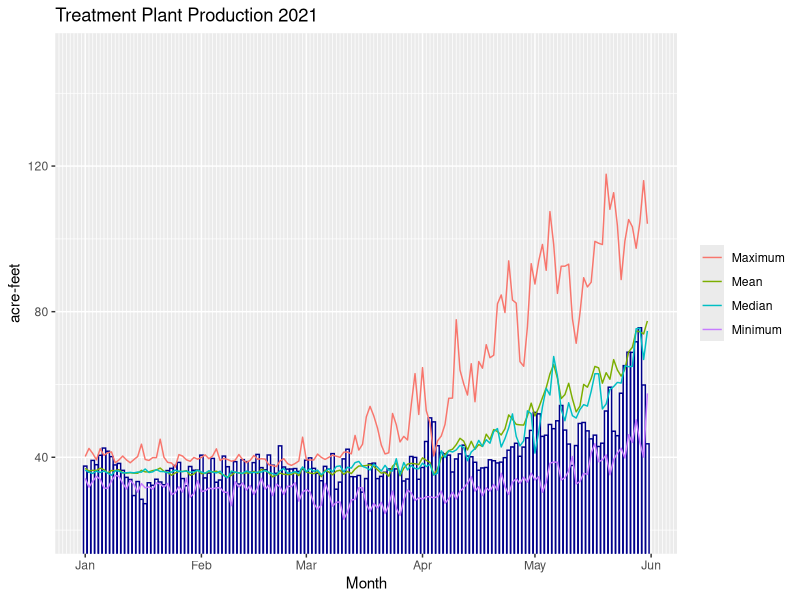
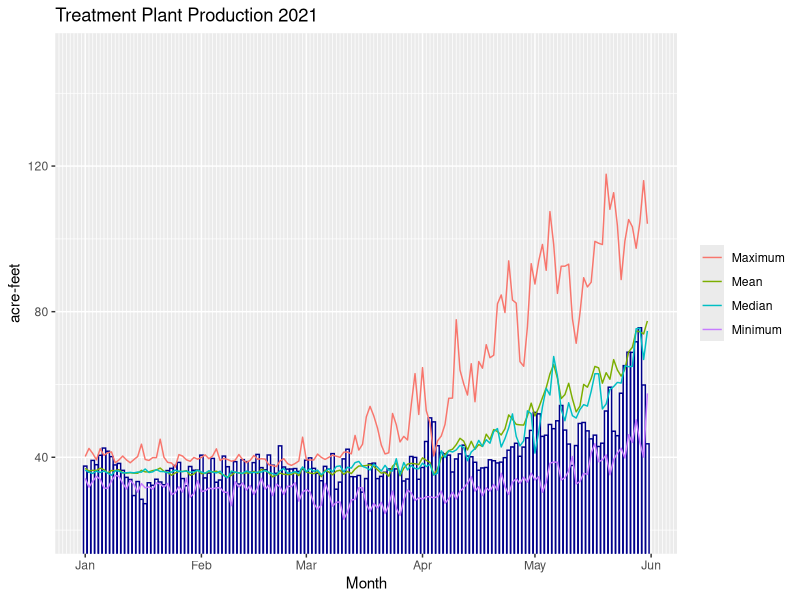

Reproduce these figures in R, in order.
library(ggplot2)
library(scales)
library(patchwork)
#
# Open dfinal21.csv
#
dfinal21 <- read.csv("dfinal21.csv", header = TRUE, sep = ",", 
                     stringsAsFactors = FALSE, check.names = FALSE)
#
# Transform the Month_Day column so that ggplot can treat it as a date
# sequence for plotting
#
dfinal21$Month_Day <- as.Date(paste("2021-", dfinal21$Month_Day, sep = ""))
#
# Build the plot.
# Code from John Volckens
library(dplyr)
library(tidyr)
library(tidyverse) #added to John's code so that ggplot function is available

dfinal21a <- dfinal21 %>%
  mutate(y2021 = `2021`) %>% #rename column
  select(-(`2021`)) %>% # remove old col name
  pivot_longer(cols = Mean:y2021, names_to = "measure", values_to = "data") #tidy the data

#Show the tidy data
View(dfinal21a)

p_2021 <- ggplot() +
  geom_col(data = filter(dfinal21a, measure == "y2021"),
           aes(y = data, x = Month_Day),
           color = "darkblue", fill = "white") +
  geom_line(data = filter(dfinal21a, measure != "y2021"),
            aes(y = data, x = Month_Day, color = measure)) +
  scale_color_manual(values = c("red", "yellow", "darkgreen", "darkviolet")) +
  coord_cartesian(ylim = c(20,150)) + #changed range to include maximums 
  theme(legend.title = element_blank()) + 
  scale_color_discrete(name = "Year") +
  scale_x_date(breaks = "1 month", minor_breaks = "1 day", labels=date_format("%b")) +
  labs(x = "Month", y = "acre-feet", title = "Treatment Plant Production 2021")
# Save the plot to disk
ggsave(filename = "p_f21_bars.pdf", plot = p_2021, units = "in", width = 44, height = 34)
#
# Display the plot
#
print(p_2021)
#
# End production_2021_bars_lines.R